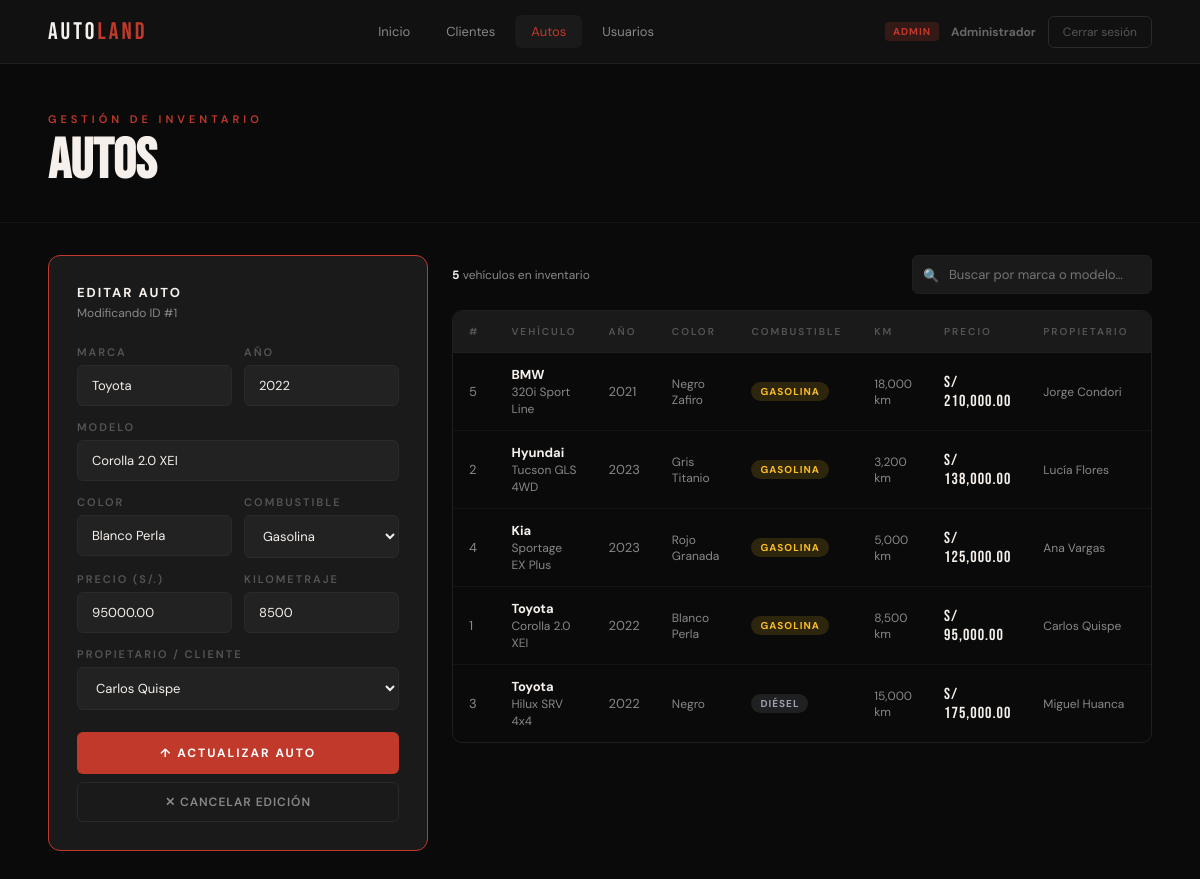
The page /form_Auto.php?editar=1 (signed in) on the database its author committed.
### tables this page shows
CREATE TABLE IF NOT EXISTS auto (
  idAuto      INT AUTO_INCREMENT PRIMARY KEY,
  marca       VARCHAR(50),
  modelo      VARCHAR(100),
  anio        YEAR,
  color       VARCHAR(50),
  precio      DECIMAL(10,2),
  kilometraje INT          DEFAULT 0,
  combustible VARCHAR(20)  DEFAULT 'Gasolina',
  idIndividuo INT,
  idUsuario   INT          COMMENT 'Vendedor que registró el auto',
  FOREIGN KEY (idIndividuo) REFERENCES individuo(idIndividuo) ON DELETE SET NULL,
  FOREIGN KEY (idUsuario)   REFERENCES usuario(idUsuario)     ON DELETE SET NULL
);

### config/conexion.example.php (called while the page is built, shortened)
<?php
class Conexion
{
    private $con;
    private $db       = "mysql:host=localhost;dbname=autoland_bd;charset=utf8mb4";
    private $user     = "root";
    private $password = "";
    public function getConnection()
    {
        try {
            $this->con = new PDO($this->db, $this->user, $this->password, [
                PDO::ATTR_ERRMODE            => PDO::ERRMODE_EXCEPTION,
                PDO::ATTR_DEFAULT_FETCH_MODE => PDO::FETCH_ASSOC,
                PDO::ATTR_EMULATE_PREPARES   => false,
            ]);
        } catch (PDOException $e) {
            die(json_encode(['error' => 'Error de conexión: ' . $e->getMessage()]));
        }
        return $this->con;
    }
}

### config/data.php (called while the page is built, shortened)
<?php
class Data
{
    private $con;
    public function __construct()
    {
        $this->con = (new Conexion())->getConnection();
    }
    private function esAdmin($rol): bool { return $rol === 'admin'; }
    public function listarAuto($idUsuario, $rol)
    {
        if ($this->esAdmin($rol)) {
            $sql = "SELECT a.*, CONCAT(i.nombreIndividuo,' ',i.apellidoPaterno) AS propietario,
                           u.nombreReal AS registradoPor
                    FROM auto a
                    LEFT JOIN individuo i ON a.idIndividuo=i.idIndividuo
                    LEFT JOIN usuario   u ON a.idUsuario=u.idUsuario
                    ORDER BY a.marca,a.modelo";
            $stmt = $this->con->prepare($sql); $stmt->execute();
        }
        return $stmt;
    }
    public function buscarAuto($idAuto)
    {
        $stmt = $this->con->prepare(
            "SELECT a.*, CONCAT(i.nombreIndividuo,' ',i.apellidoPaterno) AS propietario
             FROM auto a LEFT JOIN individuo i ON a.idIndividuo=i.idIndividuo
             WHERE a.idAuto=?");
        $stmt->execute([$idAuto]); return $stmt;
    }
    public function listarIndividuoSelect($idUsuario, $rol)
    {
        if ($this->esAdmin($rol)) {
            $sql = "SELECT idIndividuo, CONCAT(nombreIndividuo,' ',apellidoPaterno) AS nombre
                    FROM individuo ORDER BY apellidoPaterno";
            $stmt = $this->con->prepare($sql); $stmt->execute();
        } else {
            $sql = "SELECT idIndividuo, CONCAT(nombreIndividuo,' ',apellidoPaterno) AS nombre
                    FROM individuo WHERE idUsuario=? ORDER BY apellidoPaterno";
            $stmt = $this->con->prepare($sql); $stmt->execute([$idUsuario]);
        }
        return $stmt->fetchAll();
    }
}

### form_Auto.php (the view, shortened to what this page needs)
<?php
require_once 'config/data.php';
$data       = new Data();
$nombreReal = htmlspecialchars($_SESSION['nombreReal']);
$rol        = $_SESSION['rol'];
$idUsuario  = $_SESSION['idUsuario'];
$esAdmin    = $rol === 'admin';
$busqueda = trim($_GET['q'] ?? '');
$autos    = $busqueda
    ? $data->buscarAutoPorTexto($busqueda, $idUsuario, $rol)->fetchAll()
    : $data->listarAuto($idUsuario, $rol)->fetchAll();
$editar   = null;
if (isset($_GET['editar'])) {
    $row    = $data->buscarAuto(intval($_GET['editar']))->fetch();
    $editar = $row ?: null;
}
$clientes = $data->listarIndividuoSelect($idUsuario, $rol);
$combustibles = ['Gasolina', 'Diésel', 'Híbrido', 'Eléctrico'];
$anioActual   = (int) date('Y');
?>
<!DOCTYPE html>
<html lang="es">
<head>
</head>
<body>
<nav class="navbar">
    <div class="nav-logo">AUTO<span>LAND</span></div>
    <div class="nav-links">
        <a href="index.php">Inicio</a>
        <a href="form_Individuo.php">Clientes</a>
        <a href="form_Auto.php" class="active">Autos</a>
        <?php if ($esAdmin): ?><a href="usuarios.php">Usuarios</a><?php endif; ?>
    </div>
    <div style="display:flex;align-items:center;gap:12px">
        <?php if ($esAdmin): ?><span style="background:rgba(192,57,43,.2);color:#c0392b;padding:3px 8px;border-radius:4px;font-size:10px;font-weight:700;letter-spacing:1px;text-transform:uppercase">Admin</span><?php endif; ?>
        <span style="font-size:12px;color:#444"><strong style="color:#666"><?= $nombreReal ?></strong></span>
        <a href="logout.php" class="btn-logout">Cerrar sesión</a>
    </div>
</nav>
<div class="page-header">
    <div class="page-eyebrow">Gestión de inventario</div>
    <h1 class="page-titulo">Autos</h1>
</div>
<div class="layout">
    <div class="form-card <?= $editar ? 'modo-editar' : '' ?>">
        <?php if ($editar): ?>
            <div class="form-titulo">Editar auto</div>
            <div class="form-sub">Modificando ID #<?= $editar['idAuto'] ?></div>
        <?php else: ?>
            <div class="form-titulo">Nuevo auto</div>
            <div class="form-sub">Completa los datos del vehículo</div>
        <?php endif; ?>
        <form method="POST" action="form_Auto.php">
            <div class="campos-grid">
                <div class="campo">
                    <label>Marca</label>
                    <input type="text" name="marca" placeholder="Toyota, Kia…" required
                           value="<?= htmlspecialchars($editar['marca'] ?? '') ?>">
                </div>
                <div class="campo">
                    <label>Año</label>
                    <input type="number" name="anio" min="1990" max="<?= $anioActual + 1 ?>"
                           placeholder="<?= $anioActual ?>"
                           value="<?= htmlspecialchars($editar['anio'] ?? $anioActual) ?>">
                </div>
            </div>
            <div class="campo">
                <label>Modelo</label>
                <input type="text" name="modelo" placeholder="Corolla 2.0 XEI" required
                       value="<?= htmlspecialchars($editar['modelo'] ?? '') ?>">
            </div>
            <div class="campos-grid">
                <div class="campo">
                    <label>Color</label>
                    <input type="text" name="color" placeholder="Blanco Perla"
                           value="<?= htmlspecialchars($editar['color'] ?? '') ?>">
                </div>
                <div class="campo">
                    <label>Combustible</label>
                    <select name="combustible">
                        <?php foreach ($combustibles as $c): ?>
                            <option value="<?= $c ?>" <?= ($editar['combustible'] ?? 'Gasolina') === $c ? 'selected' : '' ?>>
                                <?= $c ?>
                            </option>
                        <?php endforeach; ?>
                    </select>
                </div>
            </div>
            <div class="campos-grid">
                <div class="campo">
                    <label>Precio (S/.)</label>
                    <input type="number" name="precio" min="0" step="0.01" placeholder="0.00"
                           value="<?= htmlspecialchars($editar['precio'] ?? '') ?>">
                </div>
                <div class="campo">
                    <label>Kilometraje</label>
                    <input type="number" name="kilometraje" min="0" placeholder="0"
                           value="<?= htmlspecialchars($editar['kilometraje'] ?? '0') ?>">
                </div>
            </div>
            <div class="campo">
                <label>Propietario / Cliente</label>
                <select name="idIndividuo" required>
                    <?php foreach ($clientes as $c): ?>
                        <option value="<?= $c['idIndividuo'] ?>"
                            <?= ($editar['idIndividuo'] ?? '') == $c['idIndividuo'] ? 'selected' : '' ?>>
                            <?= htmlspecialchars($c['nombre']) ?>
                        </option>
                    <?php endforeach; ?>
                </select>
            </div>
            <button type="submit" class="btn-primary">
                <?= $editar ? '↑ Actualizar auto' : '+ Registrar auto' ?>
            </button>
        </form>
        <?php if ($editar): ?>
            <a href="form_Auto.php" class="btn-secondary">✕ Cancelar edición</a>
        <?php endif; ?>
    </div>
    <div class="tabla-section">
        <div class="tabla-top">
            <div class="tabla-info">
                <strong><?= count($autos) ?></strong> vehículo<?= count($autos) !== 1 ? 's' : '' ?>
                <?= $busqueda ? "para <strong>\"$busqueda\"</strong>" : 'en inventario' ?>
            </div>
            <form method="GET" action="form_Auto.php" class="search-wrap">
                <input type="text" name="q" placeholder="Buscar por marca o modelo…"
                       value="<?= htmlspecialchars($busqueda) ?>">
            </form>
        </div>
        <div class="tabla-wrap">
            <table>
                <thead>
                    <tr>
                        <th>#</th>
                        <th>Vehículo</th>
                        <th>Año</th>
                        <th>Color</th>
                        <th>Combustible</th>
                        <th>Km</th>
                        <th>Precio</th>
                        <th>Propietario</th>
                        <th>Acciones</th>
                    </tr>
                </thead>
                <tbody>
                    <?php if (empty($autos)): ?>
                        <tr class="empty-row"><td colspan="9">No hay autos registrados aún.</td></tr>
                    <?php else: ?>
                        <?php foreach ($autos as $a): ?>
                        <tr>
                            <td class="muted"><?= $a['idAuto'] ?></td>
                            <td>
                                <strong><?= htmlspecialchars($a['marca']) ?></strong><br>
                                <span style="font-size:12px;color:var(--texto);"><?= htmlspecialchars($a['modelo']) ?></span>
                            </td>
                            <td class="muted"><?= $a['anio'] ?></td>
                            <td class="muted" style="font-size:12px;"><?= htmlspecialchars($a['color']) ?></td>
                            <td>
                                <span class="badge-comb comb-<?= htmlspecialchars($a['combustible']) ?>">
                                    <?= htmlspecialchars($a['combustible']) ?>
                                </span>
                            </td>
                            <td class="muted" style="font-size:12px;"><?= number_format($a['kilometraje']) ?> km</td>
                            <td><span class="precio-tag">S/ <?= number_format($a['precio'], 2) ?></span></td>
                            <td class="muted" style="font-size:12px;"><?= htmlspecialchars($a['propietario'] ?? '—') ?></td>
                            <td>
                            </td>
                        </tr>
                        <?php endforeach; ?>
                    <?php endif; ?>
                </tbody>
            </table>
        </div>
    </div>
</div>
</body>
</html>

### rows shown on the page
auto: idAuto "1", marca "Toyota", anio "2022", modelo "Corolla 2.0 XEI", color "Blanco Perla", combustible "Gasolina", precio "95000.00", kilometraje "8500", idIndividuo "Carlos Quispe", combustible "GASOLINA", kilometraje "8,500", precio "95,000.00", propietario "Carlos Quispe"
auto: idAuto "5", marca "BMW", modelo "320i Sport Line", anio "2021", color "Negro Zafiro", combustible "GASOLINA", kilometraje "18,000", precio "210,000.00", propietario "Jorge Condori"
auto: idAuto "2", marca "Hyundai", modelo "Tucson GLS 4WD", anio "2023", color "Gris Titanio", combustible "GASOLINA", kilometraje "3,200", precio "138,000.00", propietario "Lucía Flores"
auto: idAuto "4", marca "Kia", modelo "Sportage EX Plus", anio "2023", color "Rojo Granada", combustible "GASOLINA", kilometraje "5,000", precio "125,000.00", propietario "Ana Vargas"
auto: idAuto "3", marca "Toyota", modelo "Hilux SRV 4x4", anio "2022", color "Negro", combustible "DIÉSEL", kilometraje "15,000", precio "175,000.00", propietario "Miguel Huanca"

### other values the page prints
$nombreReal "Administrador"
count($autos) "5"
